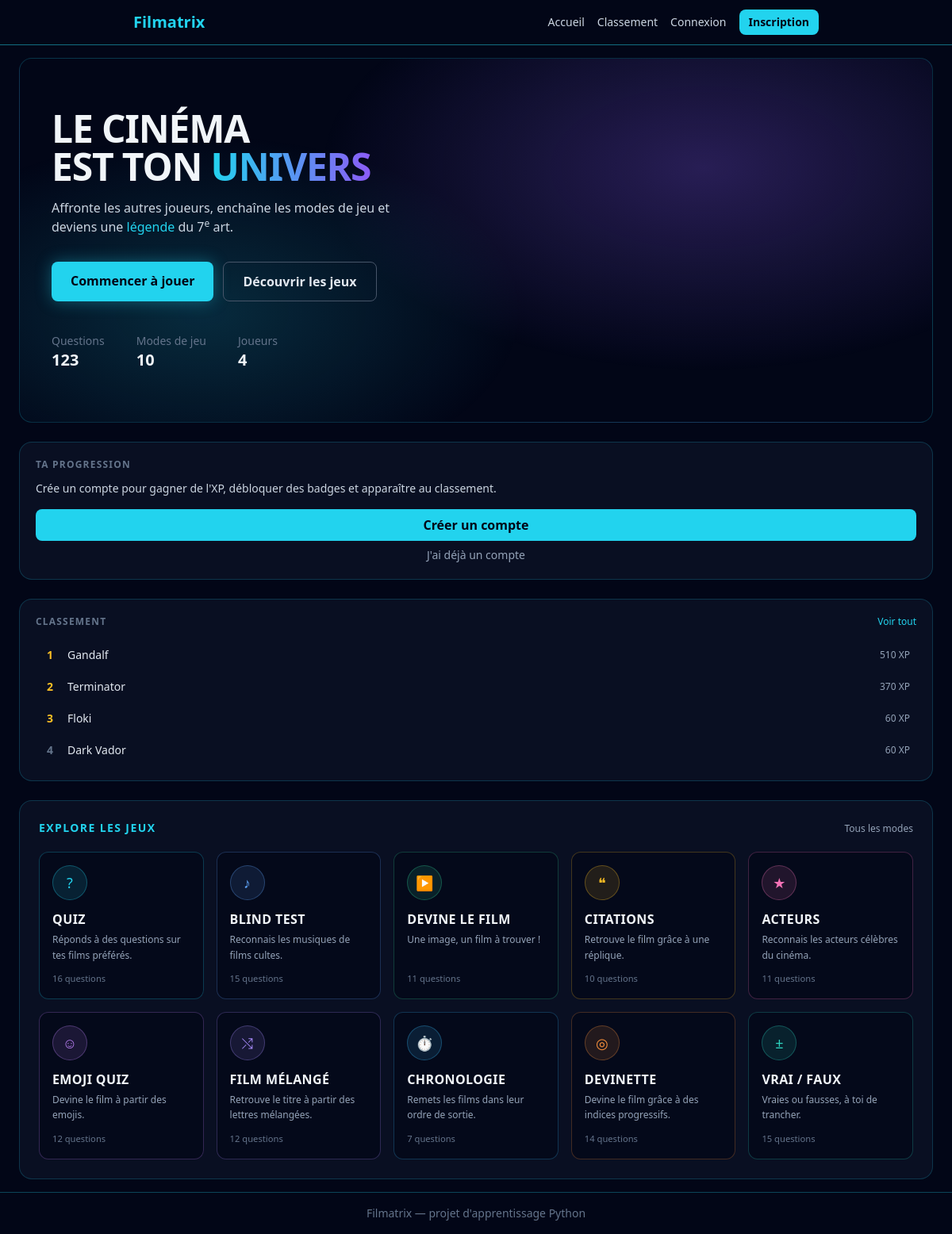
Before: / with the older database file.
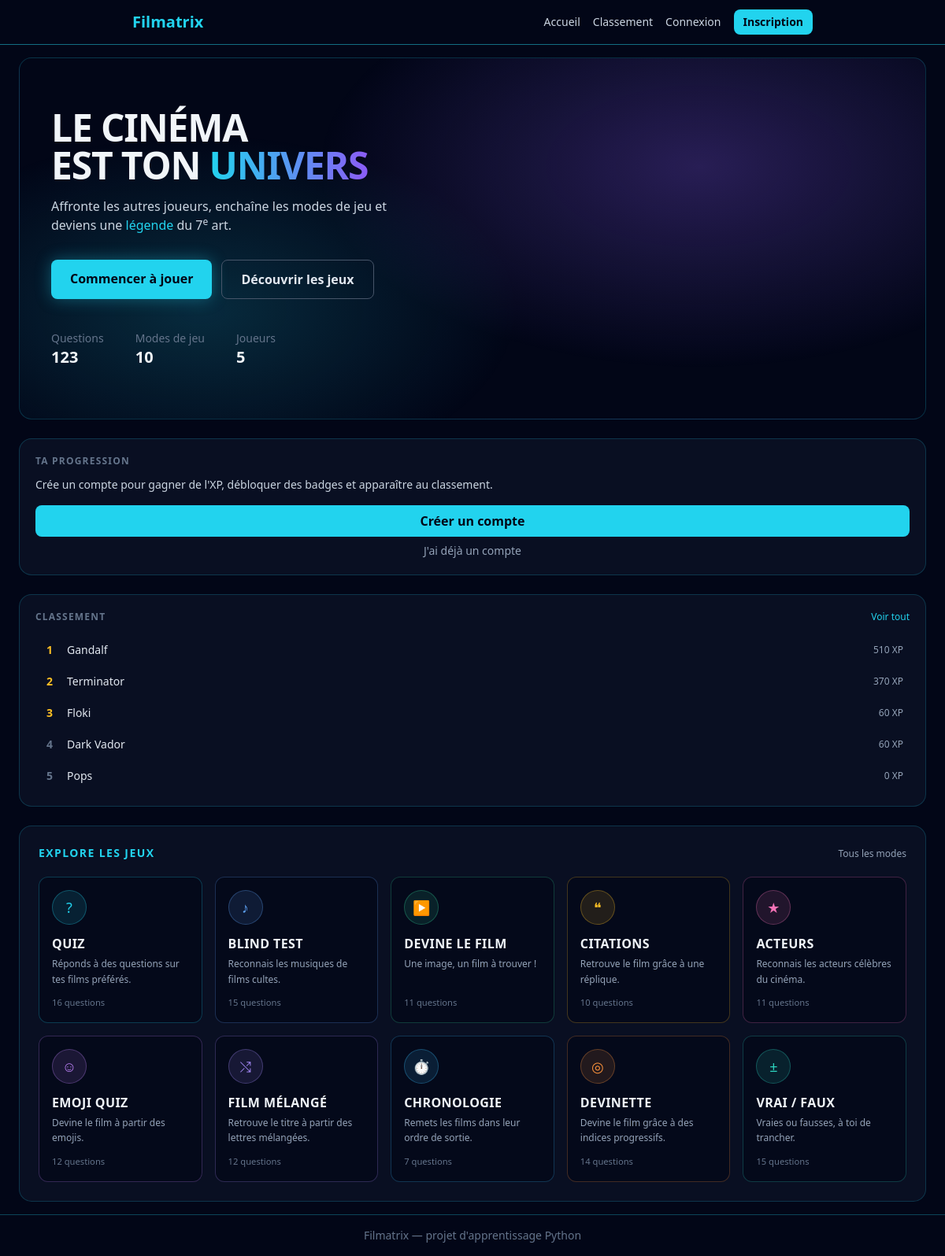
After: the same page with the newer database file.
### src/models.py (models this page shows, shortened)
class User(db.Model, UserMixin):
    __tablename__ = "users"
    id = db.Column(db.Integer, primary_key=True)
    username = db.Column(db.String(50), unique=True, nullable=False)
    email = db.Column(db.String(120), unique=True, nullable=False)
    password_hash = db.Column(db.String(255), nullable=False)
    total_xp = db.Column(db.Integer, nullable=False, default=0)
    coins = db.Column(db.Integer, nullable=False, default=0)
    equipped_title = db.Column(db.String(50), nullable=True)
    is_admin = db.Column(db.Boolean, nullable=False, default=False)

### app.py (the view)
    @app.route("/")
    def home() -> str:
        question_counts = dict(
            db.session.query(Question.mode, func.count(Question.id))
            .group_by(Question.mode)
            .all()
        )
        playable_modes = [
            dict(mode, question_count=question_counts.get(mode["slug"], 0))
            for mode in GAME_MODES
            if question_counts.get(mode["slug"], 0) > 0
        ]
        top_players = User.query.order_by(User.total_xp.desc()).limit(5).all()
        level_info = None
        correct_count = 0
        if current_user.is_authenticated:
            level_info = calculate_level(current_user.total_xp)
            correct_count = Attempt.query.filter_by(
                user_id=current_user.id, is_correct=True
            ).count()
        return render_template(
            "accueil.html",
            modes=playable_modes,
            top_players=top_players,
            level_info=level_info,
            correct_count=correct_count,
            total_questions=sum(question_counts.values()),
            total_players=User.query.count(),
        )

### templates/accueil.html
{% extends "base.html" %}
{% block content %}
<div class="max-w-6xl mx-auto flex flex-col gap-6">
    <div class="grid gap-6 xl:grid-cols-[1fr_20rem] items-start">
        <section class="hero-glow relative overflow-hidden rounded-2xl border border-cyan-400/20 bg-slate-900/60 px-6 py-12 sm:px-10 sm:py-16">
            <h1 class="text-4xl sm:text-5xl font-extrabold leading-tight tracking-tight">
                LE CINÉMA<br>
                EST TON
                <span class="bg-gradient-to-r from-cyan-400 to-violet-500 bg-clip-text text-transparent">UNIVERS</span>
            </h1>
            <p class="mt-4 max-w-md text-slate-300">
                Affronte les autres joueurs, enchaîne les modes de jeu
                et deviens une <span class="text-cyan-400">légende</span> du 7<sup>e</sup> art.
            </p>
            <div class="mt-8 flex flex-wrap gap-3">
                <a href="{{ url_for('modes') }}"
                   class="bg-cyan-400 hover:bg-cyan-300 text-slate-950 font-bold px-6 py-3 rounded-lg shadow-[0_0_20px_rgba(34,211,238,0.35)] transition">
                    Commencer à jouer
                </a>
                <a href="#modes"
                   class="border border-slate-600 hover:border-cyan-400 hover:text-cyan-400 text-slate-200 font-bold px-6 py-3 rounded-lg transition">
                    Découvrir les jeux
                </a>
            </div>
            <dl class="mt-10 flex flex-wrap gap-x-10 gap-y-4 text-sm">
                <div>
                    <dt class="text-slate-500">Questions</dt>
                    <dd class="text-xl font-bold text-slate-100">{{ total_questions }}</dd>
                </div>
                <div>
                    <dt class="text-slate-500">Modes de jeu</dt>
                    <dd class="text-xl font-bold text-slate-100">{{ modes | length }}</dd>
                </div>
                <div>
                    <dt class="text-slate-500">Joueurs</dt>
                    <dd class="text-xl font-bold text-slate-100">{{ total_players }}</dd>
                </div>
            </dl>
        </section>
        <aside class="flex flex-col gap-6">
            {% if current_user.is_authenticated %}
            <section class="rounded-2xl border border-cyan-400/20 bg-slate-900/60 p-5">
                <h2 class="text-xs font-bold uppercase tracking-widest text-slate-500 mb-4">Progression</h2>
                <div class="flex items-center gap-4">
                    <div class="flex h-16 w-16 shrink-0 items-center justify-center rounded-full border-2 border-cyan-400 text-2xl font-extrabold text-cyan-400">
                        {{ level_info.level }}
                    </div>
                    <div class="min-w-0 flex-1">
                        <p class="font-bold">Niveau {{ level_info.level }}</p>
                        <div class="mt-2 h-2 w-full overflow-hidden rounded-full bg-slate-800">
                            <div class="h-2 rounded-full bg-gradient-to-r from-cyan-400 to-violet-500"
                                 style="width: {{ (level_info.xp_in_current_level / level_info.xp_for_next_level * 100) | round(1) }}%"></div>
                        </div>
                        <p class="mt-1 text-xs text-slate-500">
                            {{ level_info.xp_in_current_level }} / {{ level_info.xp_for_next_level }} XP
                        </p>
                    </div>
                </div>
                <div class="mt-5 grid grid-cols-3 gap-2 border-t border-slate-800 pt-4 text-center">
                    <div>
                        <p class="text-lg font-bold text-amber-400">{{ current_user.coins }}</p>
                        <p class="text-[0.65rem] uppercase tracking-wider text-slate-500">Pièces</p>
                    </div>
                    <div>
                        <p class="text-lg font-bold text-violet-400">{{ current_user.badges | length }}</p>
                        <p class="text-[0.65rem] uppercase tracking-wider text-slate-500">Badges</p>
                    </div>
                    <div>
                        <p class="text-lg font-bold text-emerald-400">{{ correct_count }}</p>
                        <p class="text-[0.65rem] uppercase tracking-wider text-slate-500">Réussies</p>
                    </div>
                </div>
            </section>
            {% else %}
            <section class="rounded-2xl border border-cyan-400/20 bg-slate-900/60 p-5">
                <h2 class="text-xs font-bold uppercase tracking-widest text-slate-500 mb-3">Ta progression</h2>
                <p class="text-sm text-slate-300">
                    Crée un compte pour gagner de l'XP, débloquer des badges
                    et apparaître au classement.
                </p>
                <a href="{{ url_for('register') }}"
                   class="mt-4 block rounded-lg bg-cyan-400 px-4 py-2 text-center font-bold text-slate-950 transition hover:bg-cyan-300">
                    Créer un compte
                </a>
                <a href="{{ url_for('login') }}"
                   class="mt-2 block text-center text-sm text-slate-400 transition hover:text-cyan-400">
                    J'ai déjà un compte
                </a>
            </section>
            {% endif %}
            <section class="rounded-2xl border border-cyan-400/20 bg-slate-900/60 p-5">
                <div class="mb-4 flex items-baseline justify-between">
                    <h2 class="text-xs font-bold uppercase tracking-widest text-slate-500">Classement</h2>
                    <a href="{{ url_for('leaderboard') }}" class="text-xs text-cyan-400 transition hover:text-cyan-300">
                        Voir tout
                    </a>
                </div>
                {% if top_players %}
                <ol class="flex flex-col gap-1">
                    {% for player in top_players %}
                    {% set is_me = current_user.is_authenticated and player.id == current_user.id %}
                    <li class="flex items-center gap-3 rounded-lg px-2 py-2 text-sm {% if is_me %}bg-cyan-400/10 ring-1 ring-cyan-400/40{% endif %}">
                        <span class="w-5 shrink-0 text-center font-bold {% if loop.index <= 3 %}text-amber-400{% else %}text-slate-500{% endif %}">
                            {{ loop.index }}
                        </span>
                        <span class="min-w-0 flex-1 truncate {% if is_me %}text-cyan-300 font-bold{% else %}text-slate-200{% endif %}">
                            {{ player.username }}
                        </span>
                        <span class="shrink-0 text-xs text-slate-400">{{ player.total_xp }} XP</span>
                    </li>
                    {% endfor %}
                </ol>
                {% else %}
                <p class="text-sm text-slate-500">Aucun joueur classé pour le moment.</p>
                {% endif %}
            </section>
        </aside>
    </div>
    <section id="modes" class="rounded-2xl border border-cyan-400/20 bg-slate-900/60 p-5 sm:p-6">
        <div class="mb-5 flex items-baseline justify-between">
            <h2 class="text-sm font-bold uppercase tracking-widest text-cyan-400">Explore les jeux</h2>
            <a href="{{ url_for('modes') }}" class="text-xs text-slate-400 transition hover:text-cyan-400">
                Tous les modes
            </a>
        </div>
        {% if modes %}
        <div class="grid grid-cols-2 gap-4 sm:grid-cols-3 lg:grid-cols-5">
            {% for mode in modes %}
            <a href="{{ url_for('quiz', mode=mode.slug, position=1) }}"
               style="--accent: {{ mode.accent }}"
               class="accent-card flex flex-col rounded-xl border bg-slate-950/60 p-4 transition">
                <span class="accent-icon mb-3 flex h-11 w-11 items-center justify-center rounded-full border text-lg">
                    {{ mode.icon }}
                </span>
                <p class="font-bold uppercase tracking-wide text-slate-100">{{ mode.name }}</p>
                <p class="mt-1 flex-1 text-xs leading-relaxed text-slate-400">{{ mode.description }}</p>
                <p class="mt-3 text-[0.7rem] text-slate-500">
                    {{ mode.question_count }} question{{ 's' if mode.question_count > 1 else '' }}
                </p>
            </a>
            {% endfor %}
        </div>
        {% else %}
        <p class="text-sm text-slate-500">
            Aucune question en base pour le moment. Lance <code class="text-slate-400">seed_db.py</code> pour en charger.
        </p>
        {% endif %}
    </section>
</div>
{% endblock %}

### templates/base.html (shortened to what this page needs)
<!DOCTYPE html>
<html lang="fr">
<head>
    <link rel="stylesheet" href="{{ url_for('static', filename='css/output.css') }}">
</head>
<body class="bg-slate-950 text-slate-100 min-h-screen flex flex-col">
    <header class="border-b border-cyan-400/50">
    <nav class="max-w-4xl mx-auto px-4 py-3">
        <div class="flex items-center justify-between">
            <a href="{{ url_for('home') }}" class="text-xl font-bold text-cyan-400">
                Filmatrix
            </a>
            <div class="flex items-center gap-4">
                <div class="hidden md:flex items-center gap-4 text-sm">
                    <a href="{{ url_for('home') }}" class="text-slate-300 hover:text-cyan-400 transition">Accueil</a>
                    <a href="{{ url_for('leaderboard') }}" class="text-slate-300 hover:text-cyan-400 transition">Classement</a>
                    {% if current_user.is_authenticated %}
                        <a href="{{ url_for('profile') }}" class="text-slate-300 hover:text-cyan-400 transition">Mon profil</a>
                        <a href="{{ url_for('shop') }}" class="text-slate-300 hover:text-cyan-400 transition">Boutique</a>
                        <a href="{{ url_for('logout') }}" class="text-slate-300 hover:text-cyan-400 transition">Déconnexion</a>
                    {% else %}
                        <a href="{{ url_for('login') }}" class="text-slate-300 hover:text-cyan-400 transition">Connexion</a>
                        <a href="{{ url_for('register') }}" class="bg-cyan-400 hover:bg-cyan-300 text-slate-950 font-bold px-3 py-1.5 rounded-lg transition">Inscription</a>
                    {% endif %}
                </div>
            </div>
        </div>
    </nav>
</header>
    <main class="flex-1 p-4">
        {% block content %}{% endblock %}
    </main>
    <footer class="border-t border-cyan-400/30 text-center text-slate-500 text-sm py-4">
        Filmatrix — projet d'apprentissage Python
    </footer>
</body>
</html>

### templates/base.html (style rules this page uses)
.hero-glow { background: radial-gradient(60% 80% at 75% 30%, rgba(139, 92, 246, 0.28), transparent 70%), radial-gradient(50% 70% at 20% 70%, rgba(34, 211, 238, 0.18), transparent 70%); }
.accent-card { border-color: color-mix(in srgb, var(--accent) 25%, transparent); }
.accent-icon { color: var(--accent); background-color: color-mix(in srgb, var(--accent) 12%, transparent); border-color: color-mix(in srgb, var(--accent) 30%, transparent); }

Changed rows visible on the page:
added User: username "Pops", total_xp "0"
Other visible differences:
{{ total_players }}: "4" → "5"
